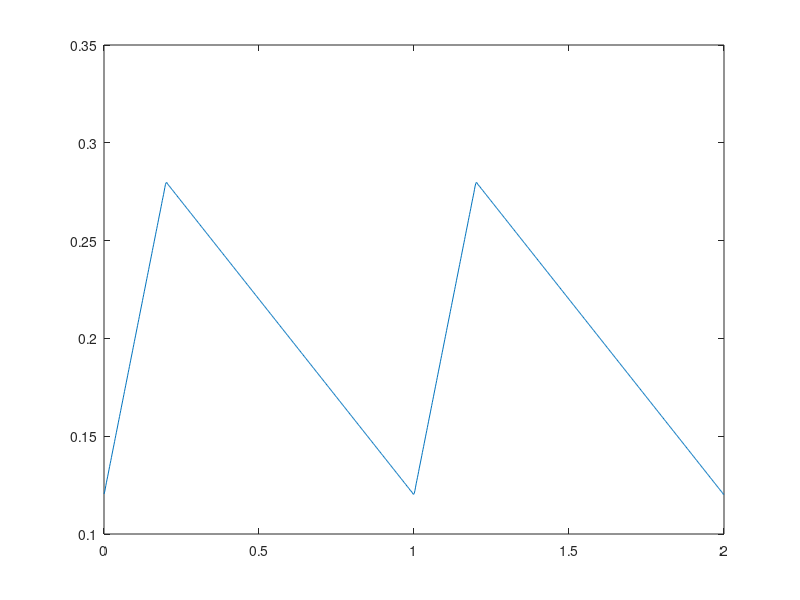

MATLAB code for this plot:
clear % clear all parameters
% Fourier series parameters
T=1; % period
Tp=0.2; % pulse width
t=linspace(0,2*T,1000); % time domain (as row vector)
N=10^2; % number of Fourier coefficients (2N+1)
k=(-N:N)'; % discrete Fourier indices (as column vector)
omegak=2*pi*k/T; % discrete frequencies (as column vector)
Xr=(1/T)*Tp*exp(-1i*omegak*Tp/2).*sin(omegak*Tp/2)./(omegak*Tp/2);
% Första integralen
Yr = Xr./(1i*omegak);
% Andra integralen
%Xr=((1/T)*Tp*exp(-1i*omegak*Tp/2).*sin(omegak*Tp/2)./(omegak*Tp/2))./((1i*2*pi*k)./T).^2;

% Första derivatan
%Xr=((1i*2*pi*k)./T).*((1/T)*Tp*exp(-1i*omegak*Tp/2).*sin(omegak*Tp/2)./(omegak*Tp/2));

% Andra derivatan
%Xr=(((1i*2*pi*k)./T).^2).*((1/T)*Tp*exp(-1i*omegak*Tp/2).*sin(omegak*Tp/2)./(omegak*Tp/2));

zeroindex=find(omegak==0); % Find index where omegak=0
Yr(zeroindex)=(1/T)*Tp;
F=exp(1i*omegak*t); % Fourier matrix
yr=real(Yr.'*F);
% Plot the result with correct time axis
figure(1)
plot(t,yr)
% Plot the Fourier coefficients (absolute value in dB)